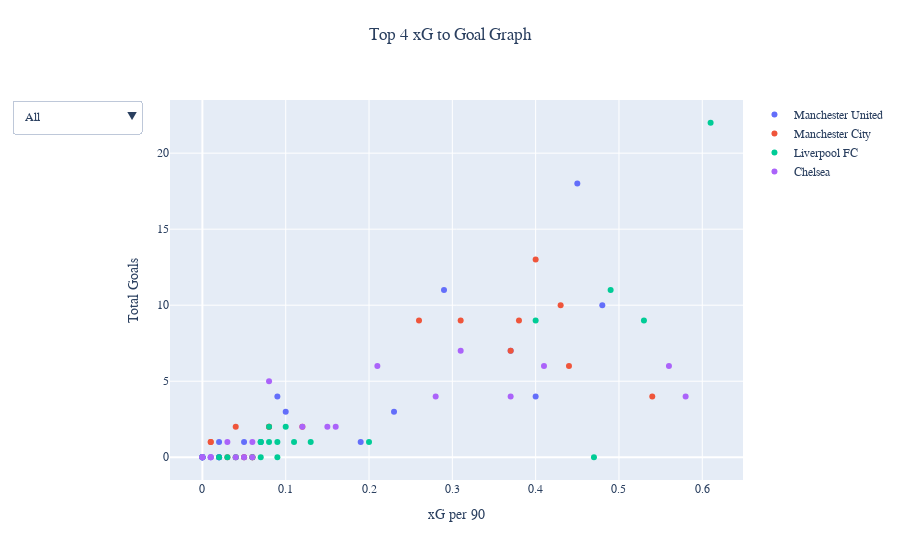

Here is the notebook cell this chart was saved with:
### Code cell
plot.update_layout(
    xaxis_title="xG per 90",
    yaxis_title="Total Goals",
    title={
        'text': "Top 4 xG to Goal Graph",
        'y':0.95,
        'x':0.5,
        'xanchor': 'center',
        'yanchor': 'top'},
    font_family="Calibri",
    title_font_family="Times New Roman",
    updatemenus=[
        dict(
            active=0,
            buttons=list([
                dict(label="All",
                     method="update",
                     args=[{"visible": [True, True, True, True]},
                           {"title": "Top 4"}]),
                dict(label="Manchester United",
                     method="update",
                     args=[{"visible": [True, False, False, False]},
                           {"title": "Manchester United",
                            }]),
                dict(label="Manchester City",
                     method="update",
                     args=[{"visible": [False, True, False, False]},
                           {"title": "Manchester City",
                            }]),
                dict(label="Liverpool FC",
                     method="update",
                     args=[{"visible": [False, False, True, False]},
                           {"title": "Liverpool FC",
                            }]),
                dict(label="Chelsea",
                     method="update",
                     args=[{"visible": [False, False, False, True]},
                           {"title": "Chelsea",
                            }]),
            ]),
        )
    ])
  
plot.show()

### Figure 1 — Plotly figure (JSON) as saved in the notebook; plotly's stock layout.template omitted (floating-point values rounded to 4 significant figures)
{"data": [{"hovertext": ["William Thomas Fish", "Odion Ighalo", "Dean Henderson", "Axel Tuanzebe", "Shola Shoretire", "Hannibal Mejbri", "Eric Bailly", "Amad Diallo", "Alex Telles", "Nemanja Matić", "Luke Shaw", "Brandon Williams", "Donny van de Beek", "Fred", "Scott McTominay", "Paul Pogba", "Juan Mata", "Daniel James", "Marcus Rashford", "Mason Greenwood", "Anthony Martial", "Bruno Fernandes", "Edinson Cavani"], "mode": "markers", "name": "Manchester United", "type": "scatter", "x": [0, 0, 0, 0, 0, 0, 0.01, 0.02, 0.02, 0.02, 0.02, 0.05, 0.05, 0.07, 0.09, 0.1, 0.19, 0.23, 0.29, 0.37, 0.4, 0.45, 0.48], "y": [0, 0, 0, 0, 0, 0, 0, 0, 0, 0, 1, 0, 1, 1, 4, 3, 1, 3, 11, 7, 4, 18, 10]}, {"hovertext": ["Kyle Walker", "Nathan Aké", "Eric García", "Benjamin Mendy", "Oleksandr Zinchenko", "Aymeric Laporte", "Liam Delap", "Fernandinho", "Rodri", "João Cancelo", "Bernardo Silva", "Riyad Mahrez", "Phil Foden", "Ferrán Torres", "Gabriel Jesus", "İlkay Gündoğan", "Raheem Sterling", "Kevin De Bruyne", "Sergio Agüero"], "mode": "markers", "name": "Manchester City", "type": "scatter", "x": [0.01, 0.01, 0.03, 0.04, 0.04, 0.05, 0.06, 0.06, 0.08, 0.08, 0.12, 0.26, 0.31, 0.37, 0.38, 0.4, 0.43, 0.44, 0.54], "y": [1, 1, 0, 2, 0, 0, 0, 0, 2, 2, 2, 9, 9, 7, 9, 13, 10, 6, 4]}, {"hovertext": ["Joe Gomez", "Kostas Tsimikas", "Fabinho", "Neco Williams", "James Milner", "Xherdan Shaqiri", "Thiago Alcántara", "Rhys Williams", "Nathaniel Phillips", "Joël Matip", "Trent Alexander-Arnold", "Naby Keïta", "Jordan Henderson", "Georginio Wijnaldum", "Curtis Jones", "Alex Oxlade-Chamberlain", "Takumi Minamino", "Roberto Firmino", "Divock Origi", "Sadio Mané", "Diogo Jota", "Mohamed Salah"], "mode": "markers", "name": "Liverpool FC", "type": "scatter", "x": [0, 0, 0.02, 0.03, 0.04, 0.06, 0.07, 0.07, 0.07, 0.08, 0.08, 0.09, 0.09, 0.1, 0.11, 0.13, 0.2, 0.4, 0.47, 0.49, 0.53, 0.61], "y": [0, 0, 0, 0, 0, 0, 1, 0, 1, 1, 2, 0, 1, 2, 1, 1, 1, 9, 0, 11, 9, 22]}, {"hovertext": ["Fikayo Tomori", "Emerson Palmieri", "Kepa Arrizabalaga", "Billy Gilmour", "Andreas Christensen", "César Azpilicueta", "N'Golo Kanté", "Mateo Kovačić", "Ross Barkley", "Reece James", "Kurt Zouma", "Callum Hudson-Odoi", "Hakim Ziyech", "Marcos Alonso", "Mason Mount", "Christian Pulisic", "Jorginho", "Kai Havertz", "Timo Werner", "Tammy Abraham", "Olivier Giroud"], "mode": "markers", "name": "Chelsea", "type": "scatter", "x": [0, 0, 0, 0.01, 0.01, 0.03, 0.04, 0.05, 0.06, 0.06, 0.08, 0.12, 0.15, 0.16, 0.21, 0.28, 0.31, 0.37, 0.41, 0.56, 0.58], "y": [0, 0, 0, 0, 0, 1, 0, 0, 0, 1, 5, 2, 2, 2, 6, 4, 7, 4, 6, 6, 4]}], "layout": {"font": {"family": "Calibri"}, "title": {"font": {"family": "Times New Roman"}, "text": "Top 4 xG to Goal Graph", "x": 0.5, "xanchor": "center", "y": 0.95, "yanchor": "top"}, "updatemenus": [{"active": 0, "buttons": [{"args": [{"visible": [true, true, true, true]}, {"title": "Top 4"}], "label": "All", "method": "update"}, {"args": [{"visible": [true, false, false, false]}, {"title": "Manchester United"}], "label": "Manchester United", "method": "update"}, {"args": [{"visible": [false, true, false, false]}, {"title": "Manchester City"}], "label": "Manchester City", "method": "update"}, {"args": [{"visible": [false, false, true, false]}, {"title": "Liverpool FC"}], "label": "Liverpool FC", "method": "update"}, {"args": [{"visible": [false, false, false, true]}, {"title": "Chelsea"}], "label": "Chelsea", "method": "update"}]}], "xaxis": {"title": {"text": "xG per 90"}}, "yaxis": {"title": {"text": "Total Goals"}}}}
